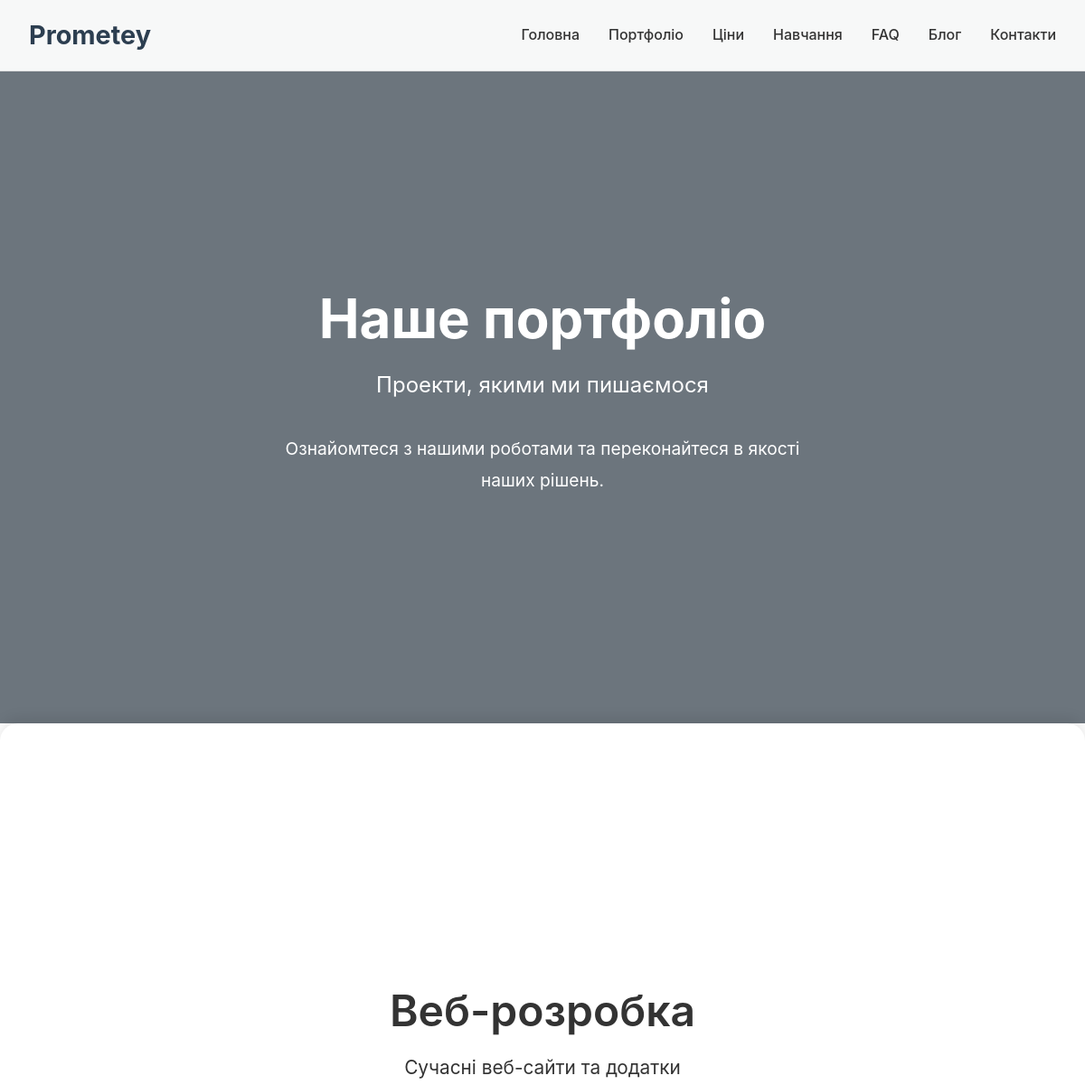
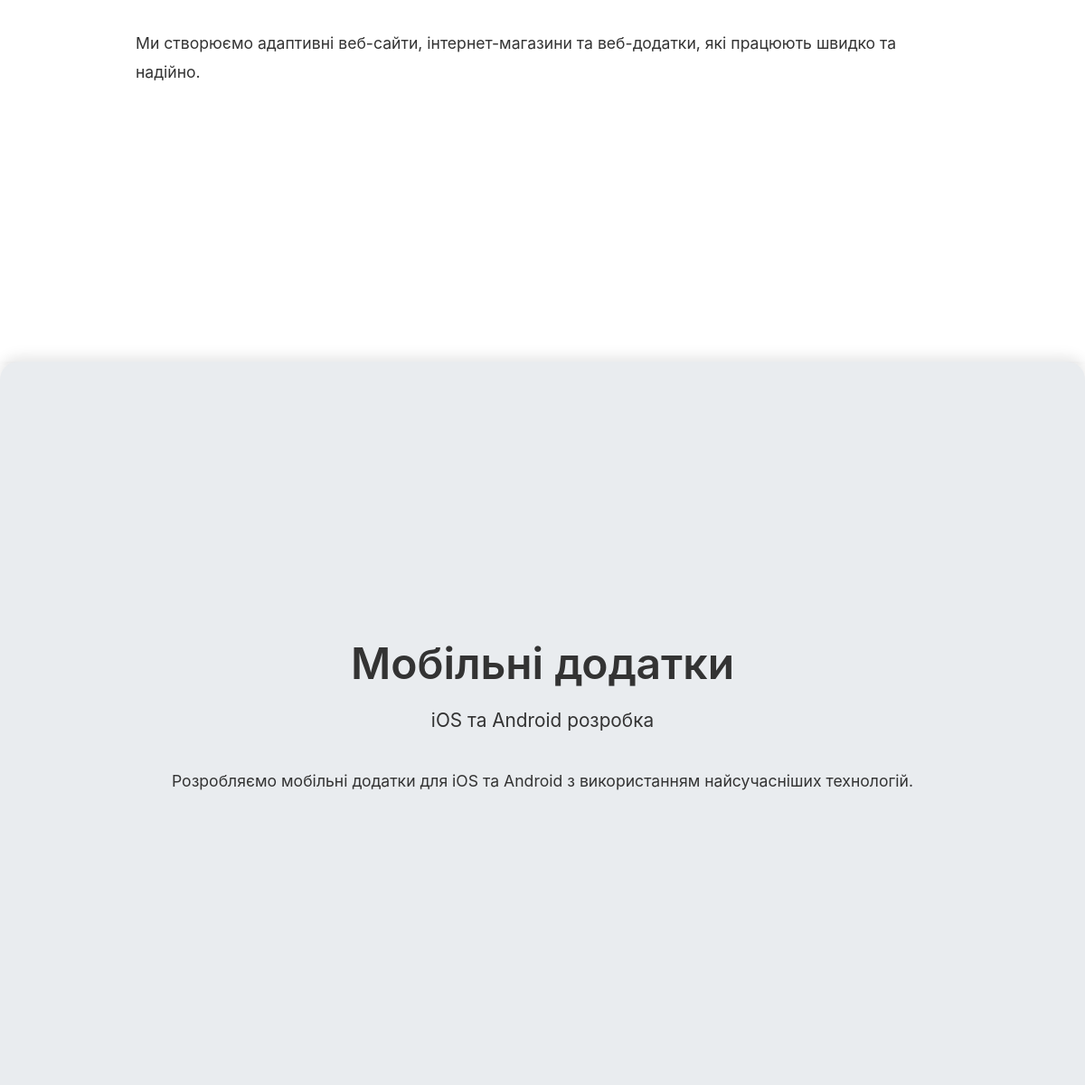
The page /portfolio/ on the database its author committed (2 pictures, top to bottom).
### prometey/models.py (models this page shows, shortened)
class PageBlock(models.Model):
    PAGE_CHOICES = [
        ('home', 'Головна'),
        ('portfolio', 'Портфоліо'),
        ('prices', 'Ціни'),
        ('education', 'Навчання'),
        ('faq', 'FAQ'),
        ('blog', 'Блог'),
        ('contacts', 'Контакти'),
    ]
    BLOCK_TYPES = [
        ('hero', 'Герой секція'),
        ('content', 'Контент блок'),
        ('features', 'Особливості'),
        ('testimonials', 'Відгуки'),
        ('cta', 'Заклик до дії'),
    ]
    page = models.CharField(
        max_length=20,
        choices=PAGE_CHOICES,
        verbose_name='Сторінка'
    )
    block_type = models.CharField(
        max_length=20,
        choices=BLOCK_TYPES,
        verbose_name='Тип блока'
    )
    title = models.CharField(
        max_length=200,
        verbose_name='Заголовок'
    )
    subtitle = models.CharField(
        max_length=300,
        blank=True,
        verbose_name='Підзаголовок'
    )
    content = models.TextField(
        verbose_name='Контент'
    )
    background_color = models.CharField(
        max_length=7,
        default='#ffffff',
        verbose_name='Колір фону'
    )
    text_color = models.CharField(
        max_length=7,
        default='#000000',
        verbose_name='Колір тексту'
    )
    order = models.PositiveIntegerField(
        default=0,
        verbose_name='Порядок'
    )
    is_active = models.BooleanField(
        default=True,
        verbose_name='Активний'
    )
    created_at = models.DateTimeField(
        auto_now_add=True,
        verbose_name='Створено'
    )
    updated_at = models.DateTimeField(
        auto_now=True,
        verbose_name='Оновлено'
    )
    class Meta:
        ordering = ['page', 'order']
        verbose_name = 'Блок сторінки'
        verbose_name_plural = 'Блоки сторінок'

### prometey/views.py (the view)
# urls.py: path('portfolio/', views.PortfolioView.as_view(), name='portfolio'),
class PortfolioView(BasePageView):
    template_name = 'prometey/portfolio.html'
    page_name = 'portfolio'

### prometey/views.py (called while the page is built)
    def get_context_data(self, **kwargs):
        context = super().get_context_data(**kwargs)
        page_name = self.get_page_name()
        context['blocks'] = PageBlock.objects.filter(
            page=page_name,
            is_active=True
        ).order_by('order')
        try:
            context['page_meta'] = PageMeta.objects.get(page=page_name)
        except PageMeta.DoesNotExist:
            context['page_meta'] = None
        context['page_name'] = page_name
        return context

    def get_page_name(self):
        return getattr(self, 'page_name', 'home')

### templates/prometey/portfolio.html
{% extends 'prometey/page_base.html' %}

### templates/prometey/page_base.html (shortened to what this page needs)
{% extends 'prometey/base.html' %}
{% block content %}
<div class="page-container">
    {% for block in blocks %}
    <section class="page-section" data-section-id="{{ block.id }}"
        style="--bg-color: {{ block.background_color }}; --text-color: {{ block.text_color }};">
        <div class="section-background" style="background-color: {{ block.background_color }};"></div>
        <div class="section-content">
            <div class="container">
                {% if block.block_type == 'hero' %}
                <div class="hero-block">
                    <div class="hero-content">
                        <h1 class="hero-title">{{ block.title }}</h1>
                        {% if block.subtitle %}
                        <p class="hero-subtitle">{{ block.subtitle }}</p>
                        {% endif %}
                        <div class="hero-description">
                            {{ block.content|linebreaks }}
                        </div>
                    </div>
                </div>
                {% elif block.block_type == 'content' %}
                <div class="content-block">
                    <div class="content-header">
                        <h2 class="content-title">{{ block.title }}</h2>
                        {% if block.subtitle %}
                        <p class="content-subtitle">{{ block.subtitle }}</p>
                        {% endif %}
                    </div>
                    <div class="content-body">
                        {{ block.content|linebreaks }}
                    </div>
                </div>
                {% endif %}
            </div>
        </div>
    </section>
    {% endfor %}
</div>
{% endblock %}

### static/css/main.css (style rules this page uses)
* { margin: 0; padding: 0; box-sizing: border-box; }
html { scroll-behavior: smooth; font-size: 16px; }
body { font-family: -apple-system, BlinkMacSystemFont, 'Segoe UI', 'Roboto', 'Oxygen', 'Ubuntu', 'Cantarell', 'Fira Sans', 'Droid Sans', 'Helvetica Neue', sans-serif; line-height: 1.6; color: #333; background-color: #ffffff; overflow-x: hidden; -webkit-font-smoothing: antialiased; -moz-osx-font-smoothing: grayscale; }
.container { max-width: 1200px; margin: 0 auto; padding: 0 20px; }
h1, h2, h3, h4, h5, h6 { font-weight: 600; line-height: 1.2; margin-bottom: 1rem; }
h1 { font-size: 2.5rem; }
h2 { font-size: 2rem; }
p { margin-bottom: 1rem; line-height: 1.8; }

### static/css/sticky-scroll.css (style rules this page uses)
.page-container { position: relative; }
.page-section { position: sticky; top: 0; height: 100vh; width: 100%; display: flex; align-items: center; justify-content: center; box-sizing: border-box; }
.page-section:nth-child(1) { z-index: 1; padding-top: 80px; }
.page-section:nth-child(2) { z-index: 2; }
.page-section:nth-child(3) { z-index: 3; }
.section-background { position: absolute; top: 0; left: 0; width: 100%; height: 100%; z-index: 1; }
.section-content { position: relative; z-index: 2; height: 100%; display: flex; align-items: center; justify-content: center; padding: 2rem 0; }
.page-section:not(:first-child) .section-background { border-radius: 20px 20px 0 0; box-shadow: 0 -5px 15px rgba(0, 0, 0, 0.1); }
.hero-block { text-align: center; max-width: 800px; margin: 0 auto; }
.hero-title { font-size: clamp(2.5rem, 5vw, 4rem); margin-bottom: 1rem; color: var(--text-color, #333); font-weight: 700; line-height: 1.2; }
.hero-subtitle { font-size: clamp(1.2rem, 3vw, 1.5rem); margin-bottom: 2rem; color: var(--text-color, #666); font-weight: 400; }
.hero-description { font-size: clamp(1rem, 2vw, 1.2rem); color: var(--text-color, #555); max-width: 600px; margin: 0 auto; }
.content-block { max-width: 900px; margin: 0 auto; text-align: center; }
.content-title { font-size: clamp(2rem, 4vw, 3rem); margin-bottom: 1rem; color: var(--text-color, #333); font-weight: 600; }
.content-subtitle { font-size: clamp(1.1rem, 2.5vw, 1.3rem); margin-bottom: 2rem; color: var(--text-color, #666); }
.content-body { font-size: clamp(1rem, 2vw, 1.1rem); color: var(--text-color, #555); line-height: 1.8; text-align: left; }
.section-content { animation: fadeInUp 0.6s ease-out; }
.section-background { transition: all 0.3s ease; }
html { scroll-behavior: smooth; }
.page-section { min-height: 100vh; }

### rows shown on the page
PageBlock: title "Наше портфоліо", subtitle "Проекти, якими ми пишаємося", content "Ознайомтеся з нашими роботами та переконайтеся в якості наших рішень."
PageBlock: title "Веб-розробка", subtitle "Сучасні веб-сайти та додатки", content "Ми створюємо адаптивні веб-сайти, інтернет-магазини та веб-додатки, які працюють швидко та надійно."
PageBlock: title "Мобільні додатки", subtitle "iOS та Android розробка", content "Розробляємо мобільні додатки для iOS та Android з використанням найсучасніших технологій."
